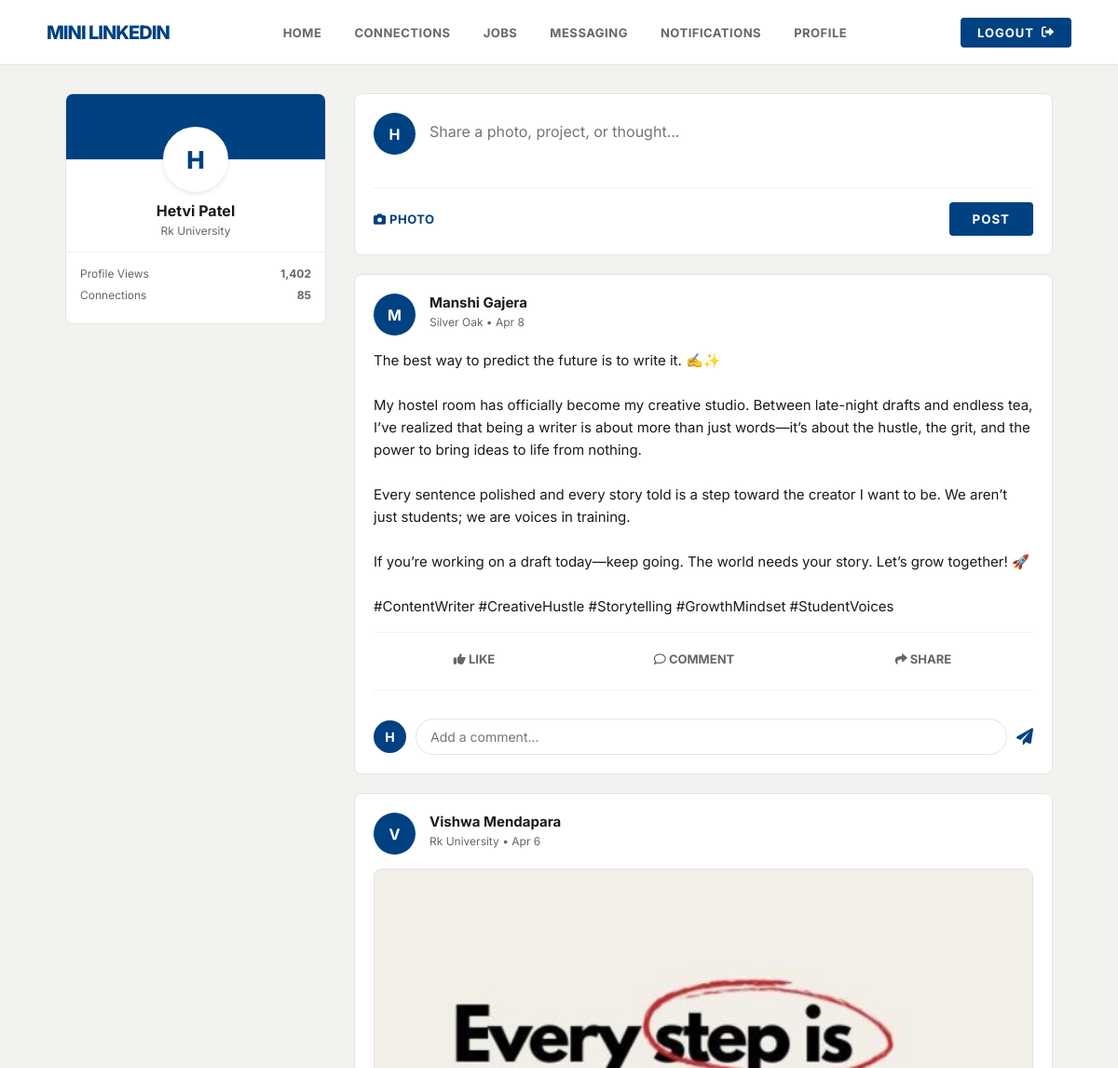
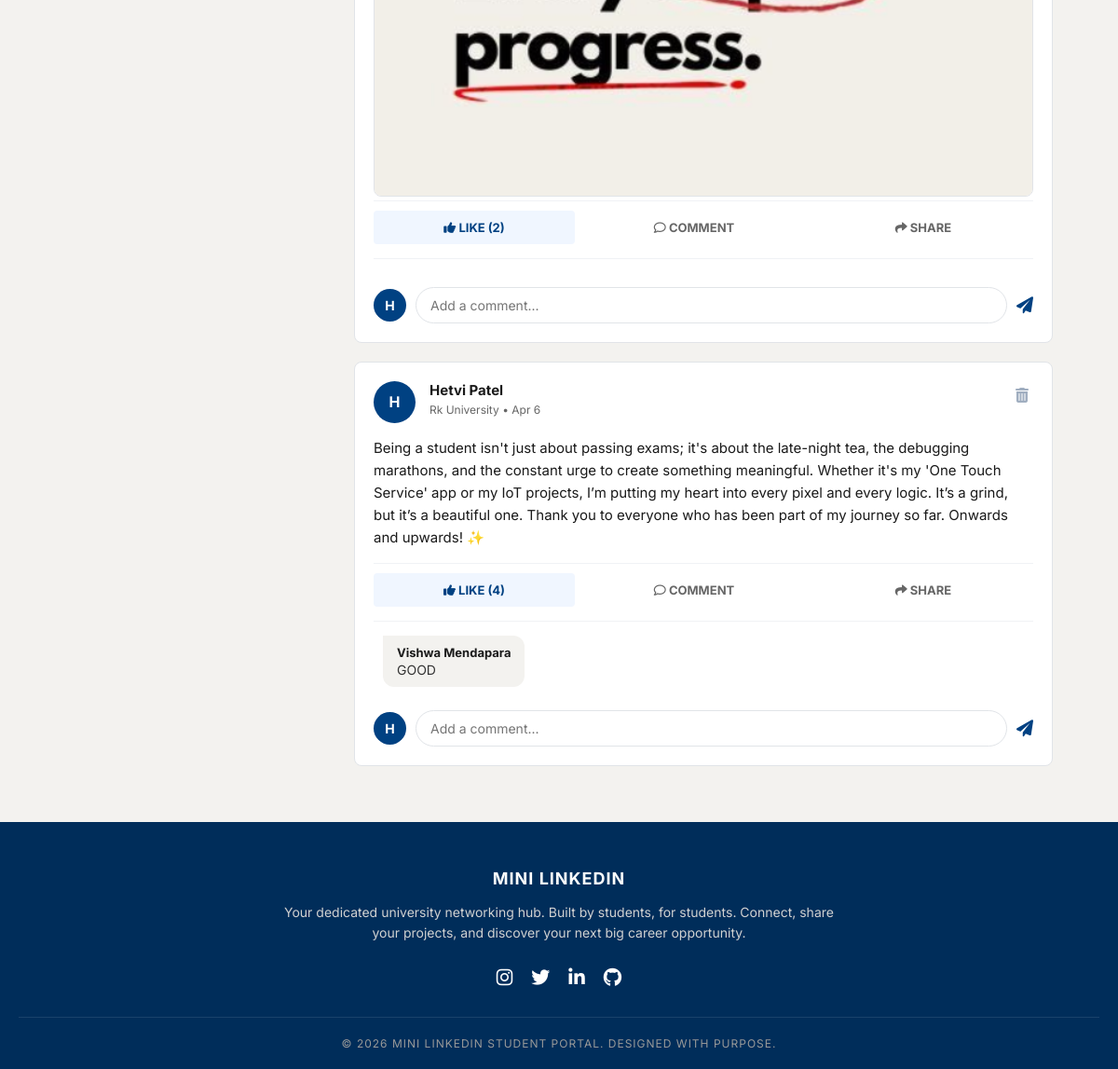
The page /user/dashboard.php (signed in) on the database its author committed (2 pictures, top to bottom).
### tables this page shows
CREATE TABLE `posts` (
  `id` int(11) NOT NULL,
  `user_id` int(11) NOT NULL,
  `content` text NOT NULL,
  `image_path` varchar(255) DEFAULT NULL,
  `created_at` timestamp NOT NULL DEFAULT current_timestamp()
);

CREATE TABLE `registration_details` (
  `id` int(11) NOT NULL,
  `login_id` int(11) NOT NULL,
  `fullname` varchar(100) NOT NULL,
  `university` varchar(150) NOT NULL
);

CREATE TABLE `post_interactions` (
  `id` int(11) NOT NULL,
  `post_id` int(11) NOT NULL,
  `user_id` int(11) NOT NULL,
  `interaction_type` enum('like','comment','share') NOT NULL,
  `content` text DEFAULT NULL,
  `created_at` timestamp NOT NULL DEFAULT current_timestamp()
);

### user/dashboard.php (the view, shortened to what this page needs)
<?php
$host = "localhost";
$rootUser = "root";
$rootPass = "";
$dbName = "mini_linkedin";
$conn = new mysqli($host, $rootUser, $rootPass, $dbName);
$conn->query("CREATE TABLE IF NOT EXISTS post_interactions (
    id INT(11) AUTO_INCREMENT PRIMARY KEY,
    post_id INT(11) NOT NULL,
    user_id INT(11) NOT NULL,
    interaction_type ENUM('like', 'comment', 'share') NOT NULL,
    content TEXT DEFAULT NULL,
    created_at TIMESTAMP DEFAULT CURRENT_TIMESTAMP,
    FOREIGN KEY (post_id) REFERENCES posts(id) ON DELETE CASCADE
)");
?>
<!DOCTYPE html>
<html lang="en">
<head>
    <link rel="stylesheet" href="https://cdnjs.cloudflare.com/ajax/libs/font-awesome/6.0.0/css/all.min.css">
    <link rel="stylesheet" href="dashboard.css?v=<?php echo time(); ?>">
</head>
<body class="dashboard-body">
    <nav class="navbar">
        <a href="dashboard.php" class="nav-logo">MINI LINKEDIN</a>
        <div class="nav-links">
            <a href="dashboard.php">Home</a>
            <a href="connection_page.php">Connections</a>
            <a href="job.php">Jobs</a>
            <a href="message.php">Messaging</a>
            <a href="notification.php">Notifications</a>
            <a href="profile.php">Profile</a>
        </div>
        <div class="nav-logout">
            <a href="dashboard.php?logout=true" class="btn-logout">LOGOUT <i class="fas fa-sign-out-alt"></i></a>
        </div>
    </nav>
    <div class="main-content-wrapper">
        <div class="dashboard-container">
            <aside class="dashboard-sidebar">
                <div class="sidebar-card">
                    <div class="sidebar-profile">
                        <div class="sidebar-avatar"><?php echo strtoupper(substr($_SESSION['fullname'], 0, 1)); ?></div>
                        <h2><?php echo htmlspecialchars($_SESSION['fullname']); ?></h2>
                        <p><?php echo htmlspecialchars($_SESSION['university']); ?></p>
                    </div>
                    <div class="sidebar-stats">
                        <div class="stat"><span>Profile Views</span> <strong>1,402</strong></div>
                        <div class="stat"><span>Connections</span> <strong>85</strong></div>
                    </div>
                </div>
            </aside>
            <main class="dashboard-feed">
                <div class="create-post-card">
                    <form method="POST" action="dashboard.php" enctype="multipart/form-data">
                        <div class="create-post-input">
                            <div class="mini-avatar"><?php echo strtoupper(substr($_SESSION['fullname'], 0, 1)); ?></div>
                            <textarea name="post_content" placeholder="Share a photo, project, or thought..."></textarea>
                        </div>
                        <div class="create-post-actions">
                            <div style="display: flex; align-items: center;">
                                <label for="post_image" class="photo-upload-btn"><i class="fas fa-camera"></i> PHOTO</label>
                            </div>
                            <button type="submit" name="submit_post" class="publish-btn">POST</button>
                        </div>
                    </form>
                </div>
                <?php
                $res = $conn->query("SELECT p.*, r.fullname, r.university FROM posts p JOIN registration_details r ON p.user_id = r.login_id ORDER BY p.created_at DESC");
                if($res && $res->num_rows > 0) {
                    while ($post = $res->fetch_assoc()):
                        $p_id = $post['id'];
                        $current_user = $_SESSION['user_id'];
                        $likeCount = $conn->query("SELECT COUNT(*) as total FROM post_interactions WHERE post_id = $p_id AND interaction_type = 'like'")->fetch_assoc()['total'];
                        $hasLiked = $conn->query("SELECT id FROM post_interactions WHERE post_id = $p_id AND user_id = $current_user AND interaction_type = 'like'")->num_rows > 0;
                        $likeClass = $hasLiked ? 'liked-btn' : '';
                ?>
                <div class="feed-post-card">
                    <div class="post-header-wrapper" style="display:flex; justify-content:space-between; align-items:flex-start;">
                        <div class="post-header">
                            <div class="mini-avatar"><?php echo strtoupper(substr($post['fullname'], 0, 1)); ?></div>
                            <div class="post-user-info">
                                <h3><?php echo htmlspecialchars($post['fullname']); ?></h3>
                                <span><?php echo htmlspecialchars($post['university']); ?> &bull; <?php echo date("M j", strtotime($post['created_at'])); ?></span>
                            </div>
                        </div>
                        <?php if ($post['user_id'] == $current_user): ?>
                            <form method="POST" onsubmit="return confirm('Are you sure you want to delete this post?');">
                                <button type="submit" name="delete_post" class="delete-btn" title="Delete Post"><i class="fas fa-trash-alt"></i></button>
                            </form>
                        <?php endif; ?>
                    </div>
                    <div class="post-body">
                        <?php if (!empty($post['content'])): ?>
                            <p><?php echo nl2br(htmlspecialchars($post['content'])); ?></p>
                        <?php endif; ?>
                        <?php if ($post['image_path']): ?>
                            <img src="uploads/<?php echo $post['image_path']; ?>" class="post-attached-img">
                        <?php endif; ?>
                    </div>
                    <div class="post-footer-actions">
                        <form method="POST" style="flex:1; display:flex;">
                            <button type="submit" name="like_post" class="action-btn-styled <?php echo $likeClass; ?>" style="width:100%;">
                                <i class="fas fa-thumbs-up"></i> LIKE <?php echo $likeCount > 0 ? "($likeCount)" : ""; ?>
                            </button>
                        </form>
                        <button class="action-btn-styled" style="flex:1;"><i class="far fa-comment"></i> COMMENT</button>
                        <a href="message.php?share_post_id=<?php echo $p_id; ?>" class="action-btn-styled share-link-btn" style="flex:1;">
                            <i class="fas fa-share"></i> SHARE
                        </a>
                    </div>
                    <div class="comments-section">
                        <?php
                        $comments = $conn->query("SELECT c.*, r.fullname FROM post_interactions c JOIN registration_details r ON c.user_id = r.login_id WHERE c.post_id = $p_id AND c.interaction_type = 'comment' ORDER BY c.created_at ASC");
                        while ($comment = $comments->fetch_assoc()):
                        ?>
                            <div class="comment-bubble">
                                <strong><?php echo htmlspecialchars($comment['fullname']); ?></strong>
                                <p><?php echo htmlspecialchars($comment['content']); ?></p>
                            </div>
                        <?php endwhile; ?>
                        <form method="POST" class="add-comment-form">
                            <div class="mini-avatar" style="width: 35px; height: 35px; font-size: 14px;"><?php echo strtoupper(substr($_SESSION['fullname'], 0, 1)); ?></div>
                            <input type="text" name="comment_text" placeholder="Add a comment..." required>
                            <button type="submit" name="submit_comment"><i class="fas fa-paper-plane"></i></button>
                        </form>
                    </div>
                </div>
                <?php
                    endwhile;
                } else {
                    echo '<div class="feed-post-card"><p style="text-align:center; color:#666;">No posts yet. Be the first to share something!</p></div>';
                }
                ?>
            </main>
        </div>
    </div>
    <footer class="simple-bottom-footer">
        <div class="footer-content">
            <h3>MINI LINKEDIN</h3>
            <p>Your dedicated university networking hub. Built by students, for students. Connect, share your projects, and discover your next big career opportunity.</p>
            <div class="footer-socials">
                <a href="#"><i class="fab fa-instagram"></i></a>
                <a href="#"><i class="fab fa-twitter"></i></a>
                <a href="#"><i class="fab fa-linkedin-in"></i></a>
                <a href="#"><i class="fab fa-github"></i></a>
            </div>
        </div>
        <div class="footer-copyright">
            <p>&copy; <?php echo date("Y"); ?> Mini LinkedIn Student Portal. Designed with purpose.</p>
        </div>
    </footer>
</body>
</html>

### rows shown on the page
posts: registration_details.fullname "M", registration_details.fullname "Manshi Gajera", registration_details.university "Silver Oak", created_at "Apr 8", content "The best way to predict the future is to write it. ✍️✨ My hostel room has officially become my creative studio. Between late-night drafts and endless tea, I’ve realized that being a writer is about more than just words—it’s about the hustle, the grit, and the power to bring ideas to life from nothing. Every sentence polished and every story told is a step toward the creator I want to be. We aren’t just students; we are voices in training. If you’re working on a draft today—keep going. The world needs your story. Let’s grow together! 🚀 #ContentWriter #CreativeHustle #Storytelling #GrowthMindset #StudentVoices"
posts: registration_details.fullname "V", registration_details.fullname "Vishwa Mendapara", registration_details.university "Rk University", created_at "Apr 6", image_path (picture), likeCount "2"
posts: registration_details.fullname "H", registration_details.fullname "Hetvi Patel", registration_details.university "Rk University", created_at "Apr 6", content "Being a student isn't just about passing exams; it's about the late-night tea, the debugging marathons, and the constant urge to create something meaningful. Whether it's my 'One Touch Service' app or my IoT projects, I’m putting my heart into every pixel and every logic. It’s a grind, but it’s a beautiful one. Thank you to everyone who has been part of my journey so far. Onwards and upwards! ✨", likeCount "4"
post_interactions: registration_details.fullname "Vishwa Mendapara", content "GOOD"

### other values the page prints
substr($_SESSION['fullname'], 0, 1) "H"
$_SESSION['fullname'] "Hetvi Patel"
$_SESSION['university'] "Rk University"
